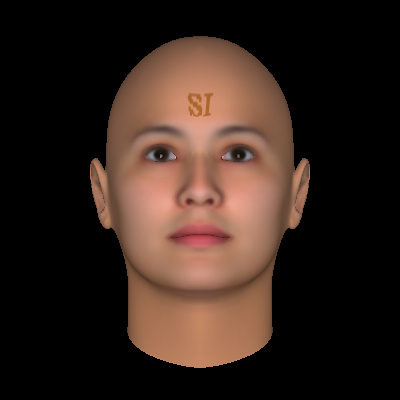
#> input picture test image/face1_1_0_0.jpg, 400 x 400 px
$ python test.py face1_1_0_0.jpg   (Python 2 division)   (older library calls are emulated)
#> lines starting #> are read from the running program, lines starting #| are printed output that depends on the picture
#!usr/bin/env python

import matplotlib.image as maping
from scipy import ndimage
from PIL import Image

import numpy as np
import scipy as sp
import sys
import h5py

def loadImage(filename):
    d_img = maping.imread(filename)
    return d_img

def transImg(img):
    img = img.convert("RGBA")
    datas = img.getdata()

    newData = []
    for item in datas:
        if item[0] ==0 and item[1] == 0 and item[2] == 0:
            newData.append((255, 255, 255, 0))
        else:
            newData.append(item)

    img.putdata(newData)
#    img.save("img2.png", "PNG")
    return img

def converD2A(d_img):
    return Image.fromarray(d_img)


def rotate(img):
    rimg = img.rotate(45)
    return rimg

def zoomImage(d_img):
    d_zimg = ndimage.interpolation.zoom(d_img,1.0/2)
    return d_zimg
def imageResize(img,size):
    size = [int(round(s)) for s in size]
    img.thumbnail(size,Image.ANTIALIAS)
    return img


def getWhiteBackground():
    wb = np.ones((600,600))
    wb = wb*255
    return wb
def getImagePixels(im):
    pixels = list(im.getdata())
    width, height = im.size
    pixels = [pixels[i * width:(i + 1) * width] for i in xrange(height)]
    return pixels


def main():
    resizeRatio = 2


    d_img = loadImage(sys.argv[1])
#> in loadImage, d_img is the input picture: shape (400, 400, 3); mean R, G, B 52.4, 36.3, 28.8
    img = converD2A(d_img)

    #set the resize value
    width,height =  img.size
#> width = 400; height = 400
    resize = [width/resizeRatio,height/resizeRatio]
#> resize = [200, 200]

    #rotation use Image
    img = rotate(img)
#> in rotate, `rimg = img.rotate(45)`:
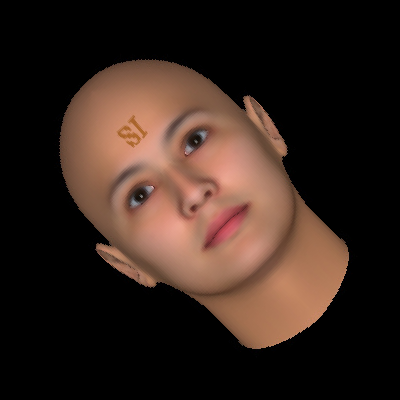
#> rimg: PIL image 400x400 RGB; mean R, G, B 52.3, 36.3, 28.8

    img.show()

    #resize use Image
    img = imageResize(img,resize)

    img.show()

    #transparent this image for position and background variance
    img = transImg(img)
#> after the loop in transImg, `for item in datas:`: newData = 40000 items
#> in transImg, `img.putdata(newData)`:
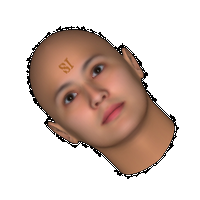
#> img: PIL image 200x200 RGBA; mean R, G, B, A 216.8, 200.7, 193.2, 90.6; transparent parts drawn white

    #white background
    background = getWhiteBackground()
    bg_img = converD2A(background)
#> bg_img: PIL image 600x600 F; every value is 255

    #need a function to calculate the range of postion
    #call function to calculate postion range
    #end

    #position and background variance generate
    bg_img.paste(img,(50,50),img)
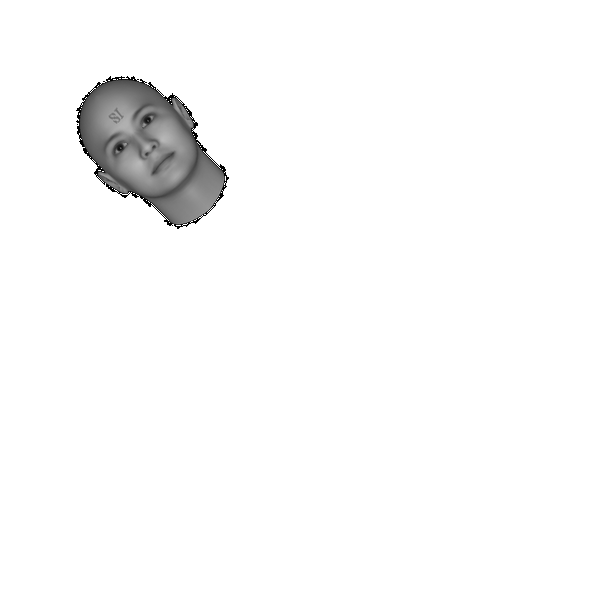
#> bg_img: PIL image 600x600 F; min 0.114, max 255, mean 249.4

    # bg_img is a gray image with given size set as background
    bg_img.show()
    pixels = getImagePixels(bg_img)
#> in getImagePixels, `pixels = list(im.getdata())`: pixels = 360000 items
#> in getImagePixels, `pixels = [pixels[i * width:(i + 1) * width] for i in xrange(height)]`: pixels = 600 items
#> pixels = 600 items

    print str(len(pixels)) + "..." + str(len(pixels[0]))+"..."
#> (printed output is left out)

    print "pixels is a list: " +str(isinstance(pixels,list))
#| pixels is a list: True
    print "pixels row is a list: " + str(isinstance(pixels[0],list))
#| pixels row is a list: True
    print "pixels cell is a list: " + str(isinstance(pixels[0][0],list))
#| pixels cell is a list: False

#    f = h5py.File("testSet")
#    f.create_dataset("set1",data=pixels)

if __name__ == "__main__":
    main()

$ run again, on test image/face1_1_2_0.jpg
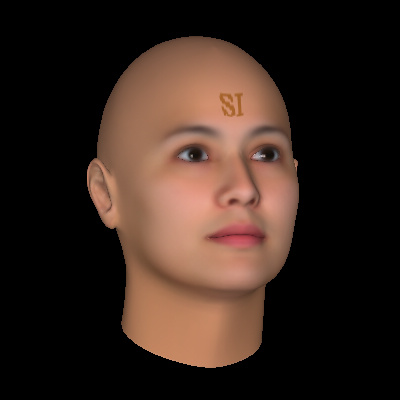
#> input picture test image/face1_1_2_0.jpg, 400 x 400 px
#> in loadImage, d_img is the input picture: shape (400, 400, 3); mean R, G, B 53.8, 37.4, 29.6
#> in rotate, `rimg = img.rotate(45)`:
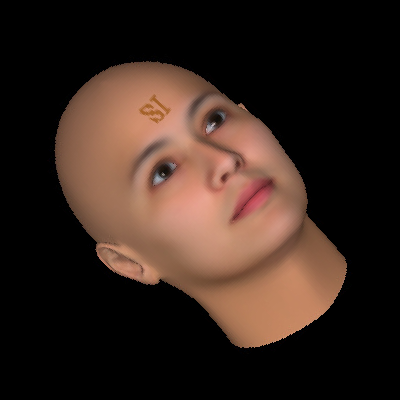
#> rimg: PIL image 400x400 RGB; mean R, G, B 53.8, 37.4, 29.6
#> after the loop in transImg, `for item in datas:`: newData = 40000 items
#> in main, `bg_img.paste(img,(50,50),img)`:
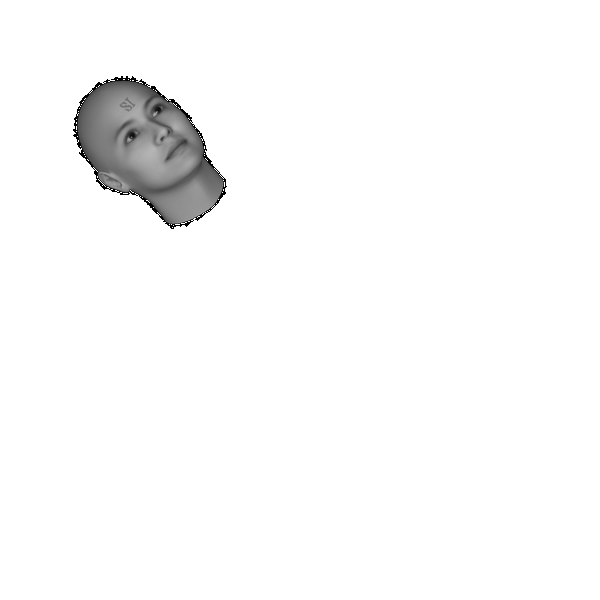
#> bg_img: PIL image 600x600 F; min 0.114, max 255, mean 249.5
#> in getImagePixels, `pixels = list(im.getdata())`: pixels = 360000 items
#> in getImagePixels, `pixels = [pixels[i * width:(i + 1) * width] for i in xrange(height)]`: pixels = 600 items
#> (printed output is left out)
#| pixels is a list: True
#| pixels row is a list: True
#| pixels cell is a list: False

$ run again, on test image/rotate.jpg
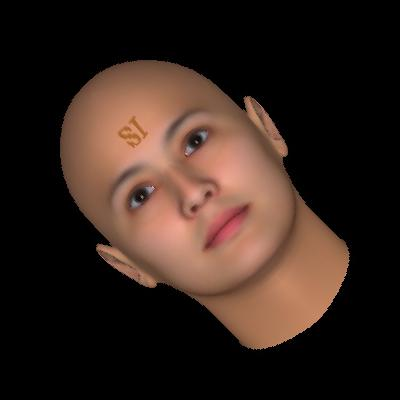
#> input picture test image/rotate.jpg, 400 x 400 px
#> in loadImage, d_img is the input picture: shape (400, 400, 3); mean R, G, B 52.5, 36.4, 29
#> in rotate, `rimg = img.rotate(45)`:
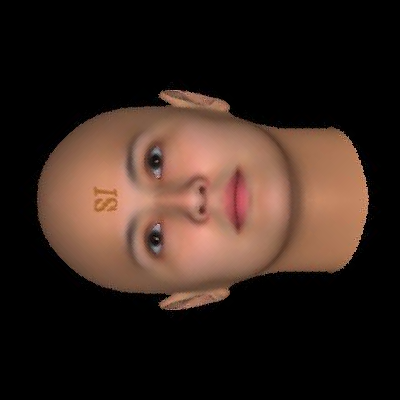
#> rimg: PIL image 400x400 RGB; mean R, G, B 52.5, 36.4, 29
#> after the loop in transImg, `for item in datas:`: newData = 40000 items
#> in main, `bg_img.paste(img,(50,50),img)`:
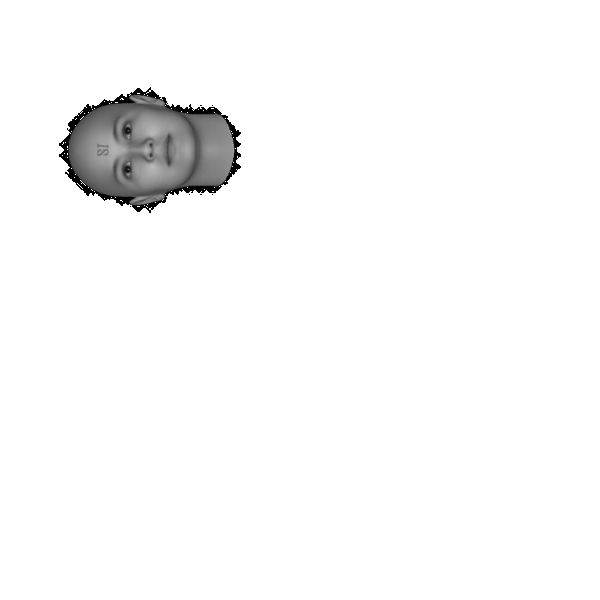
#> bg_img: PIL image 600x600 F; min 0.114, max 255, mean 248.5
#> in getImagePixels, `pixels = list(im.getdata())`: pixels = 360000 items
#> in getImagePixels, `pixels = [pixels[i * width:(i + 1) * width] for i in xrange(height)]`: pixels = 600 items
#> (printed output is left out)
#| pixels is a list: True
#| pixels row is a list: True
#| pixels cell is a list: False
